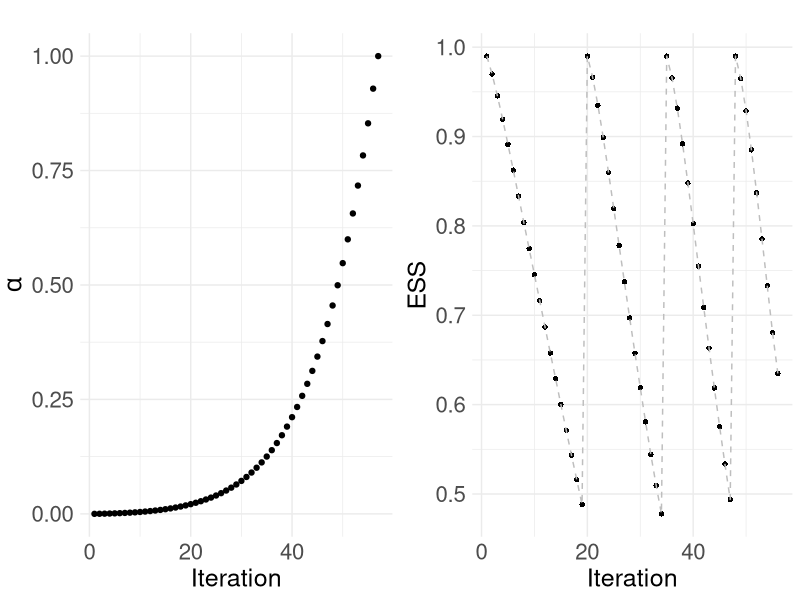
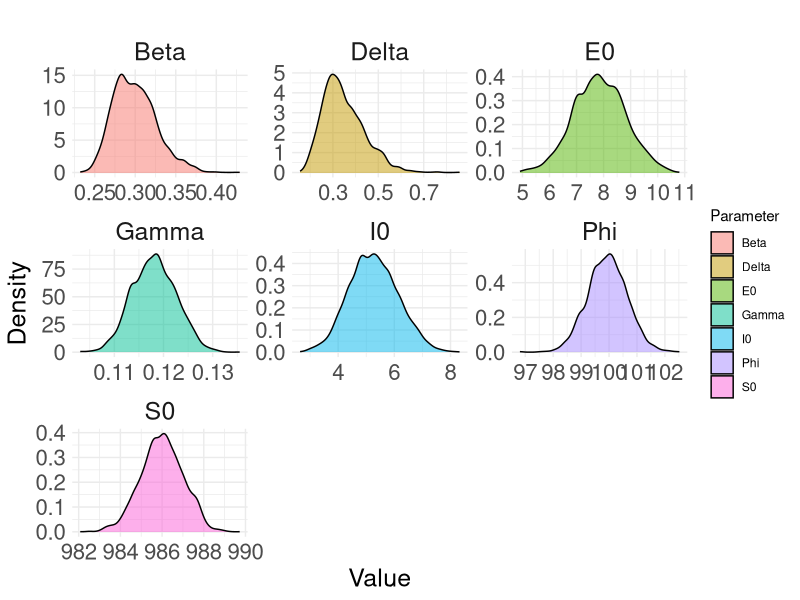

The R script that drew these images, in order:
setwd("C://SFU//Research//Comparison//AdaptiveASMC//Results_Sim//SEIR//AASMC")
# Loading required packages
library(tidyr)
library(dplyr)
library(ggplot2)
library(coda)
library(gridExtra)
library(purrr)

resampled_particles1 <- read.csv("AASMC_Finale_1000_0.99_rsp.csv")

mcmc_object1 <- mcmc(resampled_particles1)

# Summary 
summary(mcmc_object1)

resampled_particles1 <- resampled_particles1 %>%
  dplyr::rename(Beta = V1, Delta = V2, Gamma = V3, Phi = V4, S0 = V5, E0 = V6, I0 = V7)


# Reshape the data to long format
long_data <- resampled_particles1 %>%
  pivot_longer(cols = everything(), names_to = "Parameter", values_to = "Value")

# Plot density curves with facets
p1 <- ggplot(long_data, aes(x = Value, fill = Parameter)) +
  geom_density(alpha = 0.5) +
  facet_wrap(~ Parameter, scales = "free") +
  labs(title = "",
       x = "Value",
       y = "Density") +
  theme_minimal() +
  theme(axis.text = element_text(size = 16), 
        axis.title = element_text(size = 18), 
        strip.text = element_text(size = 18))  # Increase facet label size

# Save the plot with high resolution
ggsave("AASMC_SEIR_DEN.jpeg", plot = p1, width = 12, height = 8, dpi = 300)

# plot for ASMC_MTM_SEIR

par(mfrow = c(2,1))
ess7 <- read.csv("AASMC_Finale_1000_0.99_ESS.csv")
alpha7 <- read.csv("AASMC_Finale_1000_0.99_alpha.csv")

ess7 <- ess7 %>%
  mutate(Iteration = 1:56)

ess7 <- ess7 %>%
  dplyr::select(Iteration, everything())

alpha7 <- alpha7 %>%
  mutate(Iteration = 1:57)

alpha7 <- alpha7 %>%
  dplyr::select(Iteration, everything())

# Plotting the annealing parameter
p1 <- ggplot(alpha7, aes(x = Iteration, y = alpha7[, 2])) +
  geom_point(color = "black", fill = "black", shape = 21) +
  labs(x = 'Iteration', y = expression(alpha)) +
  ggtitle("") +
  theme_minimal() +
  theme(axis.text = element_text(size = 16), 
        axis.title = element_text(size = 18))

# Plotting the ESS values
p2 <- ggplot(ess7, aes(x = Iteration, y = ess7[, 2])) +
  geom_point(color = "black", fill = "black", shape = 16) +
  geom_line(linetype = "dashed", color = "grey") +
  labs(x = 'Iteration', y = 'ESS') +
  ggtitle("") +
  theme_minimal() +
  theme(axis.text = element_text(size = 16), 
        axis.title = element_text(size = 18))

# Arrange the plots side by side
cplot1 <- grid.arrange(p1, p2, nrow = 1)

# Save the plot with high resolution
ggsave("AASMC_SEIR_ESS_Alpha.jpeg", plot = cplot1, width = 12, height = 8, dpi = 300)